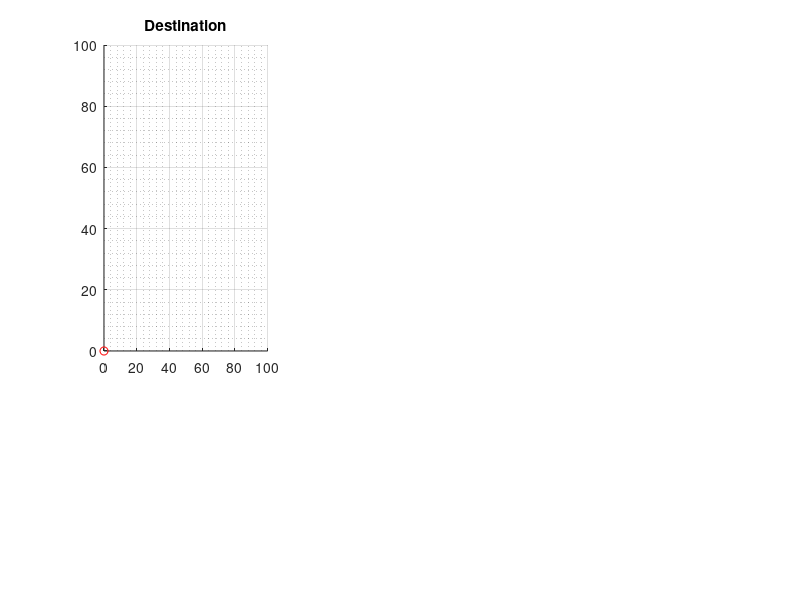

Write the MATLAB code that produced this figure. (Note: this script raises an error after producing the figure.)
function draw
clear all;
close all;
% writerObj = VideoWriter('newfile.avi');
% open(writerObj);

x = [0,100,80,80,0];
y = [0,20,100,100,0];

sample = length(x);


FigHandle = figure;
set(FigHandle, 'Position', [100, 100, 1200, 500]);

subplot(3,3,[1 4]);
title('Destination');
hold on;
xmax = max(x);
xmin = min(x);
ymax = max(y);
ymin = min(y);
xlim([xmin,xmax]);
ylim([ymin,ymax]);
grid on;
grid minor;

px = [];
py = [];
for idx=1:sample-1
    subplot(3,3,[1 4]);
    plot(x(idx),y(idx),'ro');
    plot(x(1:idx),y(1:idx),'b-','LineWidth',0.01);
    x1=x(idx);
    x2=x(idx+1);
    y1=y(idx);
    y2=y(idx+1);
    [ppx,ppy] = bresenhamStep(x1,x2,y1,y2);
    px = horzcat(px,ppx);
    py = horzcat(py,ppy);
end

%%%%%%%%%%%%%%%%%%%%%%%%%%%%%%%%%%%%%%%%%%%%

sample = length(px);
dt = 0.01;
r = sqrt(px.^2+py.^2);
theta = atan2(py,px);
theta(end) = theta(end-1);%hack for error
thetadeg = theta*180/pi;
rmax = max(r);
rmin = min(r);
thetamax = max(theta);
thetamin = min(theta);
thetadegmax = max(thetadeg);
thetadegmin = min(thetadeg);
rdot(1) = 0;
thetadot(1) = 0;
for idx=2:sample
    rdot(idx) = (r(idx)-r(idx-1))/dt;
    thetadot(idx) = (theta(idx)-theta(idx-1))/dt;
end
rdotmax = max(rdot);
thetadotmax = max(thetadot);
rdotmin = min(rdot);
thetadotmin = min(thetadot);

v = sqrt(rdot.^2+r.^2+thetadot.^2);

vmax = max(v);
vmin = min(v);

subplot(332);
title('$$r$$','interpreter','latex');
hold on;
xlim([0,sample]);
ylim([rmin,rmax]);

subplot(335);
title('$$\theta[deg]$$','interpreter','latex');
hold on;
xlim([0,sample]);
ylim([thetadegmin,thetadegmax]);

subplot(333);
title('$$\dot{r}$$','interpreter','latex');
hold on;
xlim([0,sample]);
ylim([rdotmin,rdotmax]);

subplot(336);
title('$$\dot{\theta}$$','interpreter','latex');
hold on;
xlim([0,sample]);
ylim([thetadotmin,thetadotmax]);

subplot(337);
title('$$E$$','interpreter','latex');
hold on;
xlim([0,sample]);

subplot(338);
title('$$\frac{d}{ds} E$$','interpreter','latex');
hold on;
xlim([0,sample]);

subplot(339);
title('$$v=\sqrt{\dot{r}^2+r^2\theta^2 }$$','interpreter','latex');
hold on;
xlim([0,sample]);
ylim([vmin,vmax]);

for idx=1:sample    
    subplot(3,3,[1 4]);
    plot(px(idx),py(idx),'r*');

    subplot(332);
    plot(r(1:idx),'b-','LineWidth',1)
    
    subplot(335);
    plot(thetadeg(1:idx),'b-','LineWidth',1);
    
    subplot(333);
    plot(rdot(1:idx),'b-','LineWidth',1)
    
    subplot(336);
    plot(thetadot(1:idx),'b-','LineWidth',1);
    
    subplot(339);
    plot(v(1:idx),'b-','LineWidth',1);
    

    drawnow();
%     frame = getframe(gcf);
%     writeVideo(writerObj, frame);
    pause(dt);


end


% close(writerObj);

end